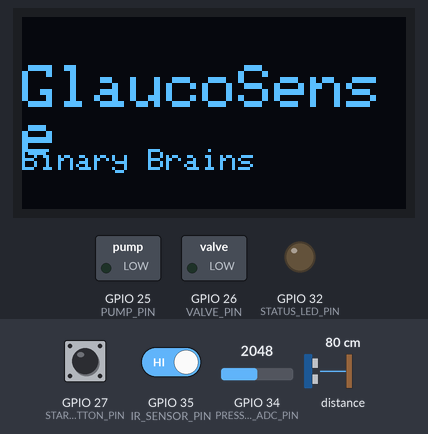
The sketch below on a simulated ESP32-S3. Parts: 128×64 one-colour display, switched loads named in the sketch (green lamp = pin HIGH), output pins drawn as LEDs (lit = HIGH). Inputs (shaded band) come from the test bench; at power-on: GPIO 27 (START_BUTTON_PIN) HIGH, GPIO 34 (PRESSURE_ADC_PIN) = 2048, GPIO 35 (IR_SENSOR_PIN) HIGH, distance to the obstacle 80 cm (analog values on the 0–4095 scale). The OLED is the two-colour kind (top 16 rows yellow); what the sketch prints to the serial monitor is not drawn.

Above: at 0.7 s.
At 3.8 s:
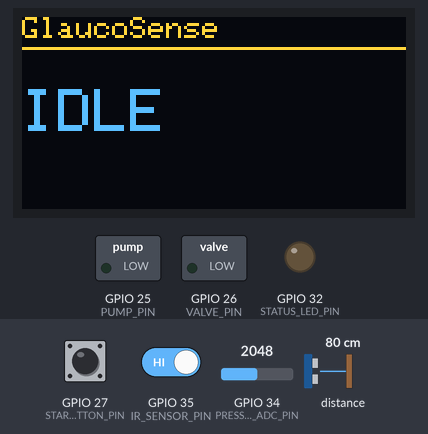
3.9 s: GPIO 27 (START_BUTTON_PIN) pulled LOW for 0.15 s
At 5.6 s:
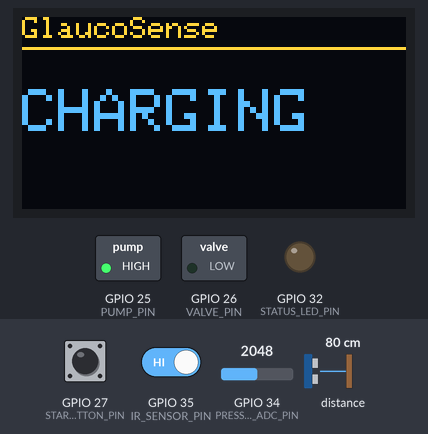
5.9 s: GPIO 34 (PRESSURE_ADC_PIN) set to 3056
7.4 s: GPIO 34 (PRESSURE_ADC_PIN) set to 3161
At 9.2 s:
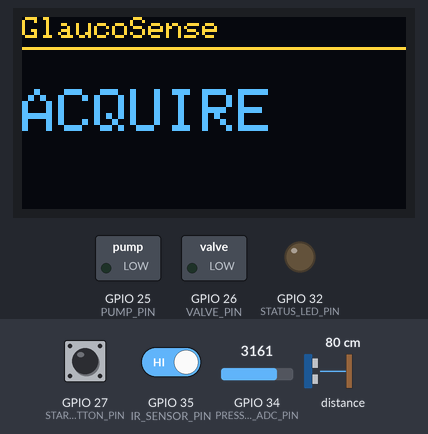
9.5 s: GPIO 35 (IR_SENSOR_PIN) driven LOW
12.5 s: distance to the obstacle set to 97 cm
14.4 s: distance to the obstacle set to 104 cm
At 19.4 s:
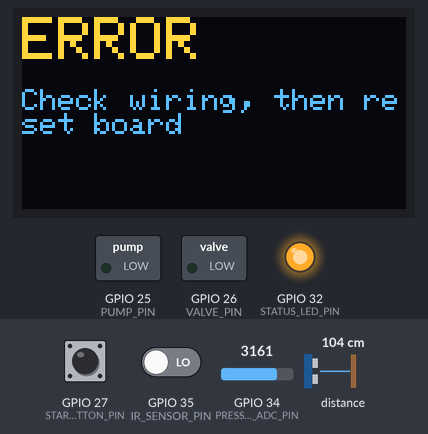
Timing chart, 0 to 20.4 s (numbered marks = the images above; inputs shaded):
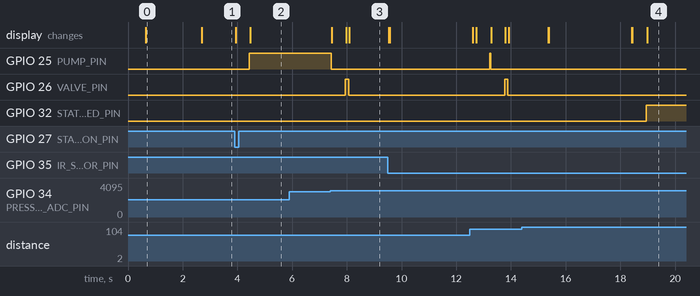

Measured:
- the behaviour switches between 3094 and 3095 on GPIO 34 (PRESSURE_ADC_PIN) (found by bisection; images 2 and 3)
- the behaviour switches between 100 and 101 cm on distance to the obstacle (found by bisection; images 3 and 4)
- after the input at 3.9 s, GPIO 25 (PUMP_PIN): LOW → HIGH after 0.54 s; the display: first changes at once (image 2 shows a later state)
- after the input at 5.9 s, every drawn part: stays the same
- after the input at 7.4 s, GPIO 25 (PUMP_PIN): HIGH → LOW at once; GPIO 26 (VALVE_PIN): LOW → HIGH after 0.54 s, → LOW 0.12 s later; the display: first changes after 0.06 s (image 3 shows a later state)
- after the input at 14.4 s, GPIO 25 (PUMP_PIN): stays LOW (without the input it goes to HIGH after 4.5 s); GPIO 26 (VALVE_PIN): stays LOW (without the input it goes to HIGH after 5.1 s); GPIO 32 (STATUS_LED_PIN): LOW → HIGH after 4.5 s; the display: first differs from a run without the input after 4.6 s (image 4)
- what the display in image 0 shows lasts 2.0 s, from 0.7 s to 2.7 s

The sketch:

GlaucoSense_Final.ino
```cpp
/*
 * GlaucoSense - GlaucoSense_Final.ino
 * Owner: M1 (actuators / state machine)
 * Purpose: Main trial state machine for the GlaucoSense prototype, fully
 *          non-blocking (millis()-timed, no delay() anywhere in loop()):
 *
 *   IDLE -> EYE_DETECTED -> CHARGING -> TARGET_REACHED -> PUFF -> ACQUIRE
 *        -> INFER -> DISPLAY -> RESET -> (back to IDLE)
 *
 *          with a dedicated ERROR state reachable from anywhere.
 *          IDLE exits on EITHER the IR sensor detecting an eye/object
 *          (isEyePresent()) OR a manual start (Serial 's' or the button).
 *
 * PIN MAP (classic ESP32-WROOM-32 / DevKitC) - authoritative copy is the
 * table at the top of config.h; this is a quick reference only:
 *   I2C_SDA_PIN=21  I2C_SCL_PIN=22  PUMP_PIN=25  VALVE_PIN=26
 *   PRESSURE_ADC_PIN=34 (ADC1_CH6)  IR_SENSOR_PIN=35
 *   START_BUTTON_PIN=27  STATUS_LED_PIN=32
 * I2C addresses: VL53L0X = default (0x29), SSD1306 OLED = 0x3C
 * IR active level: LOW (IR_ACTIVE_LEVEL in config.h) - most cheap IR
 * obstacle modules pull OUT low when they detect something; flip that one
 * #define if yours is the opposite.
 *
 * SAFETY WARNING: This device is a competition proof-of-concept for
 * pressure-controlled artificial-cornea response analysis and TinyML-based
 * stiffness estimation. It is NOT a medical device and does NOT measure
 * clinical intraocular pressure (IOP). Test ONLY on an artificial eye /
 * balloon membrane. NEVER point this device at, or use it on, a real eye.
 *
 * Team: Binary Brains - Makers Conclave Finale
 */

#include "config.h"
#include "sensors.h"
#include "actuators.h"
#include "feature_extraction.h"
#include "model_inference.h"
#include "display_manager.h"
#include "logger.h"

enum TrialState {
  STATE_IDLE,
  STATE_EYE_DETECTED,
  STATE_CHARGING,
  STATE_TARGET_REACHED,
  STATE_PUFF,
  STATE_ACQUIRE,
  STATE_INFER,
  STATE_DISPLAY,
  STATE_RESET,
  STATE_ERROR
};

static TrialState currentState = STATE_IDLE;
static unsigned long stateEnteredAt = 0;

static float baselineMM = 0;
static int trialNumber = 0;

// Non-blocking baseline accumulation (filled during EYE_DETECTED).
static float baselineSum = 0;
static int baselineCount = 0;

// Trial sample buffers (reused every trial) + non-blocking sampling timers.
static unsigned long trialTimeMs[MAX_TRIAL_SAMPLES];
static float trialPressureKPa[MAX_TRIAL_SAMPLES];
static int trialDistanceMM[MAX_TRIAL_SAMPLES];
static int trialSampleCount = 0;
static unsigned long recordStartAt = 0;
static unsigned long lastSampleAt = 0;

static InferenceResult lastResult;

static const char* stateName(TrialState state) {
  switch (state) {
    case STATE_IDLE:           return "IDLE";
    case STATE_EYE_DETECTED:   return "EYE_DETECTED";
    case STATE_CHARGING:       return "CHARGING";
    case STATE_TARGET_REACHED: return "TARGET_REACHED";
    case STATE_PUFF:           return "PUFF";
    case STATE_ACQUIRE:        return "ACQUIRE";
    case STATE_INFER:          return "INFER";
    case STATE_DISPLAY:        return "DISPLAY";
    case STATE_RESET:          return "RESET";
    case STATE_ERROR:          return "ERROR";
  }
  return "?";
}

// Moves to newState and always prints "[ms] OLD -> NEW | label=value" so
// Serial Monitor shows exactly what's happening, with no OLED required.
// sensorLabel/sensorValue are optional (pass nullptr/0 to omit them).
static void enterState(TrialState newState, const char* sensorLabel = nullptr, float sensorValue = 0) {
  const char* oldName = stateName(currentState);
  const char* newName = stateName(newState);
  currentState = newState;
  stateEnteredAt = millis();
  digitalWrite(STATUS_LED_PIN, newState == STATE_ERROR ? HIGH : LOW);
  logStateTransition(oldName, newName, sensorLabel, sensorValue);
}

// Returns true once, the moment a trial start is requested over Serial ('s')
// or by pressing the start button (active LOW because of INPUT_PULLUP).
static bool startRequested() {
  if (Serial.available()) {
    char c = Serial.read();
    if (c == 's' || c == 'S') {
      return true;
    }
  }
  if (digitalRead(START_BUTTON_PIN) == LOW) {
    return true;
  }
  return false;
}

// Takes one pressure+distance sample into the trial buffers, if there's
// room. elapsed is milliseconds since recordStartAt.
static void sampleTrialPoint(unsigned long elapsed) {
  if (trialSampleCount >= MAX_TRIAL_SAMPLES) {
    return;
  }
  trialTimeMs[trialSampleCount] = elapsed;
  trialPressureKPa[trialSampleCount] = readPressureKPa();
  trialDistanceMM[trialSampleCount] = readDistanceMM();
  trialSampleCount++;
}

void setup() {
  // SAFE STATE FIRST: force the pump and valve off before ANYTHING else -
  // even before Serial - so they can never be left running out of a
  // previous session or a mid-flash reset.
  initActuators();

  Serial.begin(115200);
  // Boot banner, repeated so it's easy to spot in the monitor and confirms
  // Serial is alive before anything else runs. Classic ESP32 uses a
  // USB-UART bridge chip (CP2102/CH340) - plain Serial.begin() is correct
  // here; there is no "USB CDC On Boot" setting for this board (that was
  // an ESP32-S3-only option from an earlier revision of this project).
  for (int i = 0; i < 3; i++) {
    Serial.println("GLAUCOSENSE BOOT OK");
    delay(200);
  }

  pinMode(START_BUTTON_PIN, INPUT_PULLUP);
  pinMode(STATUS_LED_PIN, OUTPUT);
  digitalWrite(STATUS_LED_PIN, LOW);

  if (!initDisplay()) {
    // The OLED is optional - if it's not there, every display_manager
    // function silently does nothing, and the state machine + Serial
    // Monitor still work fully without it.
    Serial.println("No OLED found - continuing in Serial-only mode");
  }
  showSplashScreen();
  delay(1500);

  if (!initSensors()) {
    Serial.println("ERROR: VL53L0X not found, check wiring");
    enterState(STATE_ERROR);
    return;
  }

  Serial.println("Calibrating pressure zero offset - keep the system open to air...");
  calibratePressureZero();

  initLogger();
  logRawHeader();
  logFeaturesHeader();

  Serial.println("Ready - waiting for eye detection or manual start ('s' or button)");
}

void loop() {
  switch (currentState) {

    case STATE_IDLE: {
      showStateScreen("IDLE");
      if (startRequested() || isEyePresent()) {
        baselineSum = 0;
        baselineCount = 0;
        trialNumber = nextTrialNumber();
        enterState(STATE_EYE_DETECTED);
      }
      break;
    }

    case STATE_EYE_DETECTED: {
      showStateScreen("EYE_DETECTED");

      if (millis() - lastSampleAt >= SAMPLE_INTERVAL_MS) {
        lastSampleAt = millis();
        int d = readDistanceMM();
        if (d >= 0) {
          baselineSum += d;
          baselineCount++;
        }
      }

      if (millis() - stateEnteredAt >= BASELINE_SAMPLE_MS) {
        if (baselineCount == 0) {
          Serial.println("ERROR: could not get a valid baseline distance reading");
          enterState(STATE_ERROR);
          break;
        }
        baselineMM = baselineSum / (float)baselineCount;
        pumpOn();
        enterState(STATE_CHARGING, "baseline_mm", baselineMM);
      }
      break;
    }

    case STATE_CHARGING: {
      showStateScreen("CHARGING");
      float pressure = readPressureKPa();

      // Hard safety ceiling - independent of the target, always checked.
      if (pressure >= PRESSURE_HARD_LIMIT_KPA) {
        pumpOff();
        Serial.print("ERROR: pressure exceeded hard safety limit (");
        Serial.print(pressure, 2);
        Serial.println(" kPa) - pump stopped immediately");
        enterState(STATE_ERROR);
        break;
      }

      if (pressure >= TARGET_PRESSURE_KPA) {
        pumpOff();
        enterState(STATE_TARGET_REACHED, "pressure", pressure);
        break;
      }

      if (millis() - stateEnteredAt >= PUMP_TIMEOUT_MS) {
        pumpOff();
        Serial.println("ERROR: pump timed out before reaching target pressure");
        enterState(STATE_ERROR);
      }
      break;
    }

    case STATE_TARGET_REACHED: {
      showStateScreen("TARGET_OK");
      if (millis() - stateEnteredAt >= STABILIZE_MS) {
        valveOpen();
        recordStartAt = millis();
        lastSampleAt = millis();
        trialSampleCount = 0;
        enterState(STATE_PUFF);
      }
      break;
    }

    case STATE_PUFF: {
      showStateScreen("PUFF");
      unsigned long elapsed = millis() - recordStartAt;

      if (millis() - lastSampleAt >= SAMPLE_INTERVAL_MS) {
        lastSampleAt = millis();
        sampleTrialPoint(elapsed);
      }

      if (elapsed >= VALVE_OPEN_MS) {
        valveClose();
        enterState(STATE_ACQUIRE);
      }
      break;
    }

    case STATE_ACQUIRE: {
      showStateScreen("ACQUIRE");
      unsigned long elapsed = millis() - recordStartAt;

      if (millis() - lastSampleAt >= SAMPLE_INTERVAL_MS) {
        lastSampleAt = millis();
        sampleTrialPoint(elapsed);
      }

      if (elapsed >= RECORD_MS || trialSampleCount >= MAX_TRIAL_SAMPLES) {
        // SAFETY: guarantee the valve is closed, even if PUFF's close was
        // somehow missed.
        valveClose();

        for (int i = 0; i < trialSampleCount; i++) {
          logRawSample(trialNumber, trialTimeMs[i], trialPressureKPa[i], trialDistanceMM[i]);
        }

        enterState(STATE_INFER);
      }
      break;
    }

    case STATE_INFER: {
      showStateScreen("INFER");

      Features f = extractFeatures(trialTimeMs, trialPressureKPa, trialDistanceMM,
                                    trialSampleCount, baselineMM);
      logFeatures(trialNumber, f);
      lastResult = runInference(f);

      showResultScreen(trialNumber, lastResult);
      Serial.print("Result: ");
      Serial.print(stiffnessClassName(lastResult.stiffnessClass));
      Serial.print(" (confidence ");
      Serial.print(lastResult.confidence * 100.0f, 0);
      Serial.println("%)");

      enterState(STATE_DISPLAY, "confidence", lastResult.confidence);
      break;
    }

    case STATE_DISPLAY: {
      if (millis() - stateEnteredAt >= RESULT_DISPLAY_MS) {
        enterState(STATE_RESET);
      }
      break;
    }

    case STATE_RESET: {
      trialSampleCount = 0;
      baselineSum = 0;
      baselineCount = 0;
      enterState(STATE_IDLE);
      break;
    }

    case STATE_ERROR: {
      showErrorScreen("Check wiring, then reset board");
      // SAFETY: never leave the pump/valve running while stuck in ERROR.
      allOff();
      break;
    }
  }
}
```

actuators.cpp
```cpp
/*
 * GlaucoSense - actuators.cpp
 * Owner: M1 (actuators / state machine)
 * Purpose: Implements pump and valve control. Pump and solenoid valve are
 *          each switched by a low-side N-MOSFET (see documentation/wiring_notes.txt
 *          for flyback diode + common ground requirements). Every function
 *          here is a single, immediate pin write - no timing/polling logic -
 *          so it's safe to call from a non-blocking state machine.
 *
 * NOT a medical device. Bench-test prototype only, artificial eye / balloon
 * membrane only - never a real eye.
 */

#include "actuators.h"
#include "config.h"

void initActuators() {
  pinMode(PUMP_PIN, OUTPUT);
  pinMode(VALVE_PIN, OUTPUT);
  // SAFE STATE FIRST: force both actuators off immediately, before anything
  // else in the program runs. A physical ~10k pull-down resistor on each
  // MOSFET gate is still required (human wiring check) so the pump/valve
  // can't switch on from a floating gate before this line executes.
  allOff();
}

void pumpOn() {
  digitalWrite(PUMP_PIN, HIGH);
}

void pumpOff() {
  digitalWrite(PUMP_PIN, LOW);
}

void valveOpen() {
  digitalWrite(VALVE_PIN, HIGH);
}

void valveClose() {
  digitalWrite(VALVE_PIN, LOW);
}

void allOff() {
  pumpOff();
  valveClose();
}
```

actuators.h
```cpp
/*
 * GlaucoSense - actuators.h
 * Owner: M1 (actuators / state machine)
 * Purpose: Controls the pump and valve MOSFETs. Every function here is
 *          written so the pump and valve can NEVER be left running by
 *          accident - see actuators.cpp for the safety comments.
 *
 * NOT a medical device. Bench-test prototype only, artificial eye / balloon
 * membrane only - never a real eye.
 */

#ifndef ACTUATORS_H
#define ACTUATORS_H

#include <Arduino.h>

// Sets PUMP_PIN and VALVE_PIN as outputs and forces them both OFF.
// Call this first thing in setup(), before anything else touches the pins.
void initActuators();

void pumpOn();
void pumpOff();

void valveOpen();
void valveClose();

// Forces pump off and valve closed. Used at boot and whenever the system
// enters the ERROR state.
void allOff();

#endif // ACTUATORS_H
```

display_manager.cpp
```cpp
/*
 * GlaucoSense - display_manager.cpp
 * Owner: M4 (display / logging)
 * Purpose: Draws every screen shown on the 128x64 SSD1306 OLED.
 *          The OLED is OPTIONAL - if initDisplay() doesn't find one, every
 *          function below silently does nothing instead of crashing/hanging,
 *          so the rest of the firmware (state machine, actuators, Serial
 *          logging) works fine with no screen wired up at all.
 *
 * NOT a medical device. Bench-test prototype only, artificial eye / balloon
 * membrane only - never a real eye.
 */

#include "display_manager.h"
#include "config.h"
#include <Wire.h>
#include <Adafruit_GFX.h>
#include <Adafruit_SSD1306.h>

#define SCREEN_WIDTH  128
#define SCREEN_HEIGHT 64

static Adafruit_SSD1306 display(SCREEN_WIDTH, SCREEN_HEIGHT, &Wire, -1);
static bool displayFound = false;

bool initDisplay() {
  displayFound = display.begin(SSD1306_SWITCHCAPVCC, OLED_I2C_ADDR);
  return displayFound;
}

void showSplashScreen() {
  if (!displayFound) return;

  display.clearDisplay();
  display.setTextColor(SSD1306_WHITE);

  display.setTextSize(2);
  display.setCursor(0, 16);
  display.println("GlaucoSense");

  display.setTextSize(1);
  display.setCursor(0, 44);
  display.println("Binary Brains");

  display.display();
}

void showStateScreen(const char* stateName) {
  if (!displayFound) return;

  display.clearDisplay();
  display.setTextColor(SSD1306_WHITE);

  display.setTextSize(1);
  display.setCursor(0, 0);
  display.println("GlaucoSense");
  display.drawLine(0, 10, SCREEN_WIDTH - 1, 10, SSD1306_WHITE);

  display.setTextSize(2);
  display.setCursor(0, 24);
  display.println(stateName);

  display.display();
}

void showLiveValues(float pressureKPa, int distanceMM) {
  if (!displayFound) return;

  display.clearDisplay();
  display.setTextColor(SSD1306_WHITE);

  display.setTextSize(1);
  display.setCursor(0, 0);
  display.println("Recording...");

  display.setCursor(0, 20);
  display.print("Pressure: ");
  display.print(pressureKPa, 2);
  display.println(" kPa");

  display.setCursor(0, 34);
  display.print("Distance: ");
  if (distanceMM >= 0) {
    display.print(distanceMM);
    display.println(" mm");
  } else {
    display.println("invalid");
  }

  display.display();
}

void showResultScreen(int trialNumber, const InferenceResult& result) {
  if (!displayFound) return;

  display.clearDisplay();
  display.setTextColor(SSD1306_WHITE);

  display.setTextSize(1);
  display.setCursor(0, 0);
  display.print("Trial #");
  display.println(trialNumber);

  display.setTextSize(2);
  display.setCursor(0, 20);
  display.println(stiffnessClassName(result.stiffnessClass));

  display.setTextSize(1);
  display.setCursor(0, 48);
  display.print("Confidence: ");
  display.print(result.confidence * 100.0f, 0);
  display.println("%");

  display.display();
}

void showErrorScreen(const char* message) {
  if (!displayFound) return;

  display.clearDisplay();
  display.setTextColor(SSD1306_WHITE);

  display.setTextSize(2);
  display.setCursor(0, 0);
  display.println("ERROR");

  display.setTextSize(1);
  display.setCursor(0, 24);
  display.println(message);

  display.display();
}
```

display_manager.h
```cpp
/*
 * GlaucoSense - display_manager.h
 * Owner: M4 (display / logging)
 * Purpose: All the screens shown on the SSD1306 OLED.
 *
 * NOT a medical device. Bench-test prototype only, artificial eye / balloon
 * membrane only - never a real eye.
 */

#ifndef DISPLAY_MANAGER_H
#define DISPLAY_MANAGER_H

#include <Arduino.h>
#include "feature_extraction.h"
#include "model_inference.h"

// Starts the OLED over I2C. Returns true if the display was found.
bool initDisplay();

void showSplashScreen();                                  // "GlaucoSense / Binary Brains"
void showStateScreen(const char* stateName);               // big text of the current state
void showLiveValues(float pressureKPa, int distanceMM);     // live sensor readout
void showResultScreen(int trialNumber, const InferenceResult& result); // class + confidence
void showErrorScreen(const char* message);

#endif // DISPLAY_MANAGER_H
```

logger.h
```cpp
/*
 * GlaucoSense - logger.h
 * Owner: M4 (display / logging)
 * Purpose: Trial counter + CSV logging over Serial, in the same format the
 *          machine_learning/ scripts expect in data/raw_trials.csv and
 *          data/features.csv.
 *
 * NOT a medical device. Bench-test prototype only, artificial eye / balloon
 * membrane only - never a real eye.
 */

#ifndef LOGGER_H
#define LOGGER_H

#include "feature_extraction.h"

// Resets the trial counter to 1. Call once in setup().
void initLogger();

// Returns the current trial number, then increments it for next time.
int nextTrialNumber();

// Prints "trial,time_ms,pressure_kpa,distance_mm" - call once at boot.
void logRawHeader();

// Prints one raw sample row, matching machine_learning/data/raw_trials.csv
void logRawSample(int trialNumber, unsigned long timeMs, float pressureKPa, int distanceMM);

// Prints the feature-row CSV header - call once at boot.
void logFeaturesHeader();

// Prints one feature row, matching machine_learning/data/features.csv
void logFeatures(int trialNumber, const Features& f);

// Prints one state-transition line, e.g.:
// "[12345 ms] CHARGING -> TARGET_REACHED | pressure=6.20 kPa"
// Call this on every state change so Serial Monitor always shows exactly
// what the state machine is doing and when.
void logStateTransition(const char* oldStateName, const char* newStateName,
                         const char* sensorLabel, float sensorValue);

#endif // LOGGER_H
```

Source omitted: feature_extraction.h (3101 bytes), logger.cpp (1857 bytes), model_data.h (2213 bytes), model_inference.cpp (2345 bytes), model_inference.h (1071 bytes), sensors.cpp (3985 bytes), sensors.h (1832 bytes), config.h (5740 bytes)
